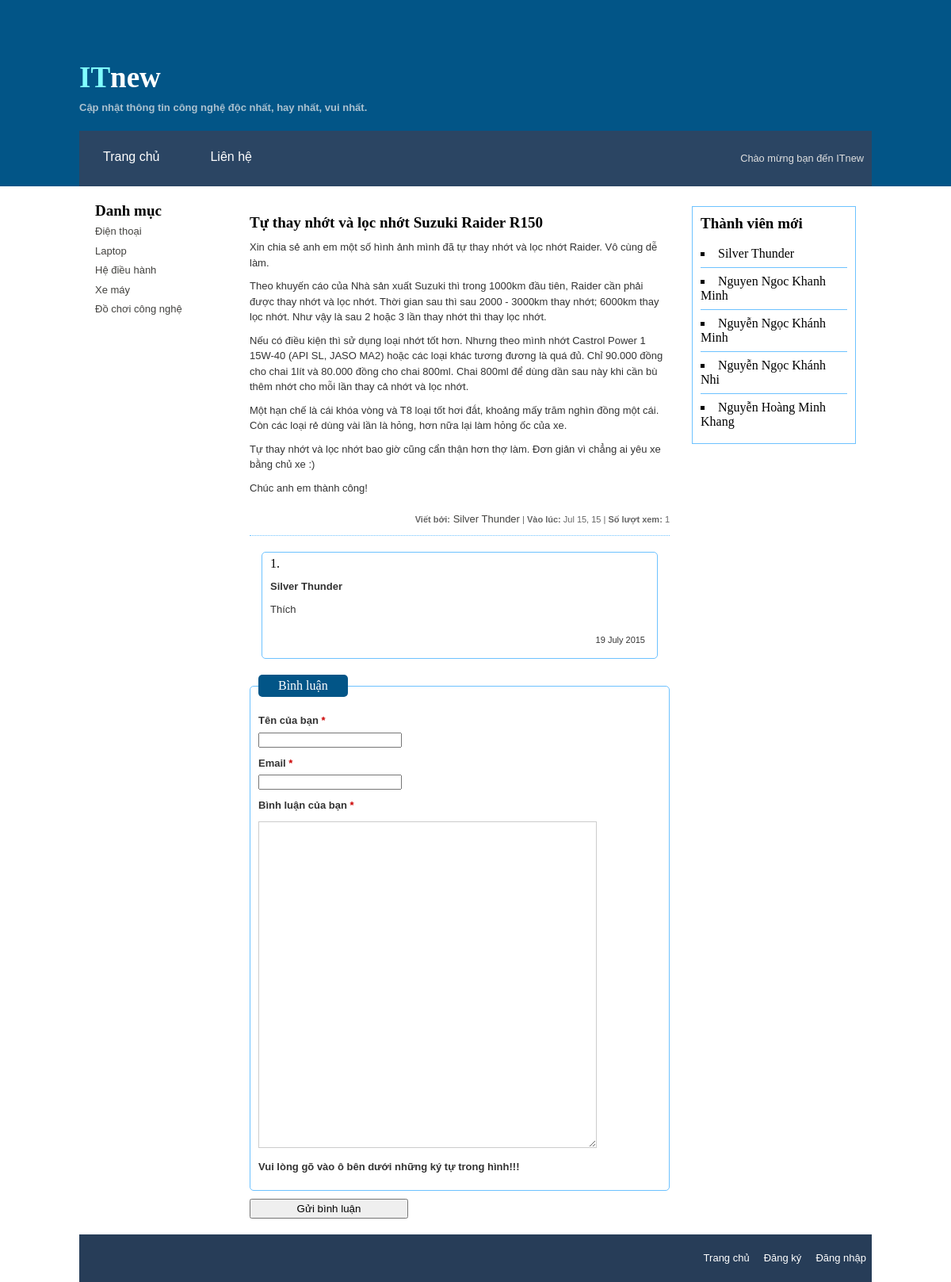
The app's page /single.php?pid=5 with its own data.
### tables this page shows
CREATE TABLE IF NOT EXISTS `categories` (
`cat_id` int(11) NOT NULL,
  `user_id` int(11) NOT NULL,
  `cat_name` varchar(100) NOT NULL,
  `position` tinyint(4) NOT NULL
);

CREATE TABLE IF NOT EXISTS `pages` (
`page_id` int(11) NOT NULL,
  `user_id` int(11) NOT NULL,
  `cat_id` int(11) NOT NULL,
  `page_name` varchar(150) NOT NULL,
  `content` text NOT NULL,
  `position` tinyint(4) NOT NULL,
  `post_on` timestamp NOT NULL DEFAULT CURRENT_TIMESTAMP ON UPDATE CURRENT_TIMESTAMP
);

CREATE TABLE IF NOT EXISTS `page_views` (
`view_id` int(6) NOT NULL,
  `page_id` int(6) NOT NULL,
  `num_views` int(9) NOT NULL,
  `user_ip` varchar(30) NOT NULL
);

CREATE TABLE IF NOT EXISTS `comments` (
`comment_id` int(11) NOT NULL,
  `page_id` int(11) NOT NULL,
  `author` varchar(60) NOT NULL,
  `email` varchar(60) NOT NULL,
  `comment` text NOT NULL,
  `comment_date` timestamp NOT NULL DEFAULT CURRENT_TIMESTAMP ON UPDATE CURRENT_TIMESTAMP
);

CREATE TABLE IF NOT EXISTS `users` (
`user_id` int(11) NOT NULL,
  `first_name` varchar(40) NOT NULL,
  `last_name` varchar(40) NOT NULL,
  `email` varchar(60) NOT NULL,
  `pass` varchar(40) NOT NULL,
  `question_security` varchar(100) NOT NULL,
  `website` varchar(60) DEFAULT NULL,
  `facebook` varchar(40) DEFAULT NULL,
  `bio` text,
  `avatar` varchar(100) DEFAULT NULL,
  `user_level` tinyint(4) NOT NULL DEFAULT '2',
  `active` varchar(60) DEFAULT NULL,
  `registration_date` timestamp NOT NULL DEFAULT CURRENT_TIMESTAMP ON UPDATE CURRENT_TIMESTAMP
);

### includes/functions.php (called while the page is built, shortened)
<?php
    function validate_id($id) {
        if(isset($id) && filter_var($id, FILTER_VALIDATE_INT, array('min_range' =>1))) {
            $val_id = $id;
            return $val_id;
        } else {
            return NULL;
        }
    }
    function get_page_by_id($id) {
        global $dbc;
        $q = " SELECT p.page_name, p.page_id, p.content,";
        $q .= " DATE_FORMAT(p.post_on, '%b %d, %y') AS date, ";
        $q .= " CONCAT_WS(' ', u.first_name, u.last_name) AS name, u.user_id ";
        $q .= " FROM pages AS p ";
        $q .= " INNER JOIN users AS u ";
        $q .= " USING (user_id) ";
        $q .= " WHERE p.page_id={$id}";
        $q .= " ORDER BY date ASC LIMIT 1";
        $result = mysqli_query($dbc,$q);
        return $result;
    }
     function paragraph($text) {
        $sanitized = htmlentities($text, ENT_COMPAT, 'UTF-8');
        return str_replace(array("\r\n", "\n"),array("<p>", "</p>"),$sanitized);
    }
   function view_count($page_id) {
        $ip = $_SERVER['REMOTE_ADDR'];
        global $dbc;
        $q = "SELECT num_views, user_ip FROM page_views WHERE page_id = {$page_id}";
        $r = mysqli_query($dbc, $q); confirm_query($r, $q);
        if(mysqli_num_rows($r) > 0) {
            list($num_views, $data_ip) = mysqli_fetch_array($r, MYSQLI_NUM);
            if($data_ip !== $ip) {
            $q = "UPDATE page_views SET num_views = (num_views + 1) WHERE page_id = {$page_id} LIMIT 1";
            $r = mysqli_query($dbc, $q); confirm_query($r, $q);
        }
        } else {
            $q = "INSERT INTO page_views (page_id, num_views, user_ip) VALUES ({$page_id}, 1, '{$ip}')";
            $r = mysqli_query($dbc, $q); confirm_query($r, $q);
            $num_views = 1;
        }
        return $num_views;
    }
    function fetch_new_users($order) {
        global $dbc;
        $q = "SELECT * FROM users ORDER BY {$order} DESC LIMIT 5";
        $r = mysqli_query($dbc,$q); confirm_query($r, $q);
        if(mysqli_num_rows($r) > 1) {
            $users = array();
            while($results = mysqli_fetch_array($r, MYSQLI_ASSOC)) {
                $users[] = $results;
			}
			return $users;
		} else {
			return FALSE;
		}
    }

### single.php (the view, shortened to what this page needs)
<?php
    include('includes/mysqli_connect.php');
    include('includes/functions.php');
    if($pid = validate_id($_GET['pid'])) {
            $set = get_page_by_id($pid);
            $page_view = view_count($pid);
            $posts = array();
        if(mysqli_num_rows($set) > 0) {
            $pages = mysqli_fetch_array($set, MYSQLI_ASSOC);
            $posts[] = array(
                        'page_name' => $pages['page_name'],
                        'content' => $pages['content'],
                        'author' => $pages['name'],
                        'post_on' => $pages['date'],
                        'aid' => $pages['user_id'],
                        );
        } else {
            echo "<p>Bài viết không tồn tại.</p>";
        }
    } else {
        redirect_to();
    }
    include('includes/header.php');
    include('includes/sidebar-a.php');
?>
<div id="content">
    <?php
        foreach($posts as $post) {
        echo "
            <div class='post'>
                <h2>{$post['page_name']}</h2>
                <p>".paragraph($post['content'])."</p>
                <p class='meta'>
                    <strong>Viết bởi:</strong><a href='author.php?aid={$post['aid']}'> {$post['author']}</a> |
                    <strong>Vào lúc: </strong> {$post['post_on']} |
                    <strong>Số lượt xem: </strong> {$page_view}
                    </p>
            </div>
        ";
    }
    ?>
    <?php include('includes/comment_form.php'); ?>
</div>
<?php
    include('includes/sidebar-b.php');
    include('includes/footer.php');
?>

### includes/sidebar-a.php (shortened to what this page needs)
<div id="content-container">
    <div id="section-navigation">
        <h2>Danh mục</h2>
	   <ul class="navi">
            <?php
                if(isset($_GET['cid']) && filter_var($_GET['cid'], FILTER_VALIDATE_INT, array('min_range' => 1))) {
                    $cid = $_GET['cid'];
                } else {
                    $cid = NULL;
                }
                    $q = "SELECT cat_id, cat_name FROM categories ORDER BY position ASC";
                    $r = mysqli_query($dbc, $q);
                    while($cats = mysqli_fetch_array($r, MYSQLI_ASSOC)) {
                        echo "<li><a href='index.php?cid={$cats['cat_id']}'";
                        if($cats['cat_id'] == $cid) {
                            echo "class='selected'";
                        }
                        echo ">". $cats['cat_name'] ."</a></li>";
                    }
            ?>
	   </ul>
</div>

### includes/comment_form.php (shortened to what this page needs)
<?php
    $q ="SELECT comment_id, author, comment, DATE_FORMAT(comment_date, '%d %M %Y') AS date FROM comments WHERE page_id = {$pid}";
    $r = mysqli_query($dbc,$q);
     if(mysqli_num_rows($r) > 0) {
        echo "<ol class='disscuss'>";
        while(list($cmt_id, $author, $comment, $date) = mysqli_fetch_array($r, MYSQLI_NUM)) {
            echo "<li class='comment-wrap'>
                  <p class='author'>{$author}</p>
                  <p class='comment-sec'>{$comment}</p>";
			echo "<p class='date'>{$date}</p>
                  </li>";
        }
        echo "</ol>";
     } else {
        echo "<h3 class='no-page'>Hãy là người đầu tiên comment nhé bạn!!!</h3>";
     }
?>
<form id="comment-form" action="" method="post">
    <fieldset>
    	<legend>Bình luận</legend>
            <div>
            <label for="name">Tên của bạn <span class="required">*</span>
            </label>
            <input type="text" name="name" id="name" value="" size="20" maxlength="80" tabindex="1" />
        </div>
        <div>
                <label for="email">Email <span class="required">*</span>
                </label>
                <input type="text" name="email" id="email" value="" size="20" maxlength="80" tabindex="2" />
            </div>
        <div>
            <label for="comment">Bình luận của bạn <span class="required">*</span>
            </label>
            <div id="comment"><textarea name="comment" rows="10" cols="50" tabindex="3"></textarea></div>
        </div>
         <div>
            <label>Vui lòng gõ vào ô bên dưới những ký tự trong hình!!!
            <?php if(isset($errors) && in_array('sai captcha',$errors)) {echo "<span class='warning'>Giá trị bạn nhập không đúng.</span>";}?></label>
        </div>
    </fieldset>
    <div><input type="submit" name="submit" value="Gửi bình luận" /></div>
</form>

### includes/sidebar-b.php
<div id="aside">
	<div class="box">
        <h2>Thành viên mới</h2>
        <?php $users = fetch_new_users('registration_date');
          foreach ($users as $user) {
            echo "<li>{$user['first_name']} {$user['last_name']}</li>";
            }
         ?>
    </div>
</div>

### css/style.css (style rules this page uses)
* { margin: 0; padding: 0 }
p, label, a { color: #333333; line-height: 1.5; font-size: 13px; font-family:'lucida grande',tahoma,verdana,arial,sans-serif； }
ul { list-style: none; }
a { color: #43423F; text-decoration: none; }
h2 a, h2 { margin: 0; font-size: 19px; font-family: museo, georgia, san-serif; }
#content-container { float: left;width: 1000px; }
#section-navigation { float: left;width: 160px; height: 100%; padding: 20px 0;margin: 0 20px;display: inline; }
#section-navigation ul li { margin: 5px 0px;padding: 0; }
#content { float: left;width: 530px;padding: 20px 0;margin: 0 0 0 15px; }
#content .meta { font-size: 11px; color: #666; float: right; }
#aside { float: right;width: 207px;padding: 10px 0;margin: 0 20px 0 0; }
.box { margin: 15px 0px; border: 1px solid #6DC2FF; padding: 10px; }
.box h2 { margin: 0px 0px 10px 0px; }
.box li { border-bottom: 1px solid #6DC2FF; padding: 8px 0px; list-style: square inside }
.box li:last-child { border-bottom: none; }
#content .post { margin: 15px 0px; overflow: hidden; }
.post { border-bottom: 1px dotted #6DC2FF; position: relative; }
#content p { margin: 10px 0px; }
legend { color:#fff; background-color: #025587; padding: 5px 25px; border-radius: 5px; }
fieldset { border:1px solid #6DC2FF; margin: 10px 0px;padding: 10px; border-radius: 5px; }
fieldset div { margin: 10px 0px; }
label { display: block;width:30em; font-weight: bold;margin: 0px 15px 5px 0px; }
textarea { border:1px solid #ccc; height: 400px; padding: 5px }
input[type="submit"] { padding: 3px; width: 200px; }
.disscuss { margin: 20px 15px; list-style: decimal inside; }
.disscuss li { border: 1px solid #6DC2FF; background-color: #fff; padding: 5px 10px; border-radius: 5px; margin: 20px 0px; overflow: hidden; }
.disscuss .author { font-weight: bold; }
.date { float: right; padding: 0px 5px; font-size: 11px; }
.comment-wrap { position: relative; }
.required { color: #c00; }

### records on screen
categories: cat_name "Điện thoại"
categories: cat_name "Laptop"
categories: cat_name "Hệ điều hành"
categories: cat_name "Xe máy"
categories: cat_name "Đồ chơi công nghệ"
pages: page_name "Tự thay nhớt và lọc nhớt Suzuki Raider R150", content "Xin chia sẻ anh em một số hình ảnh mình đã tự thay nhớt và lọc nhớt Raider. Vô cùng dễ làm. Theo khuyến cáo của Nhà sản xuất Suzuki thì trong 1000km đầu tiên, Raider cần phải được thay nhớt và lọc nhớt. Thời gian sau thì sau 2000 - 3000km thay nhớt; 6000km thay lọc nhớt. Như vậy là sau 2 hoặc 3 lần thay nhớt thì thay lọc nhớt. Nếu có điều kiện thì sử dụng loại nhớt tốt hơn. Nhưng theo mình nhớt Castrol Power 1 15W-40 (API SL, JASO MA2) hoặc các loại khác tương đương là quá đủ. Chỉ 90.000 đồng cho chai 1lít và 80.000 đồng cho chai 800ml. Chai 800ml để dùng dần sau này khi cần bù thêm nhớt cho mỗi lần thay cả nhớt và lọc nhớt. Một hạn chế là cái khóa vòng và T8 loại tốt hơi đắt, khoảng mấy…", author "Silver Thunder", post_on "Jul 15, 15"
page_views: num_views "1"
comments: author "Silver Thunder", comment "Thích", date "19 July 2015"
users: first_name "Silver", last_name "Thunder"
users: first_name "Nguyen Ngoc", last_name "Khanh Minh"
users: first_name "Nguyễn Ngọc", last_name "Khánh Minh"
users: first_name "Nguyễn Ngọc", last_name "Khánh Nhi"
users: first_name "Nguyễn Hoàng", last_name "Minh Khang"
